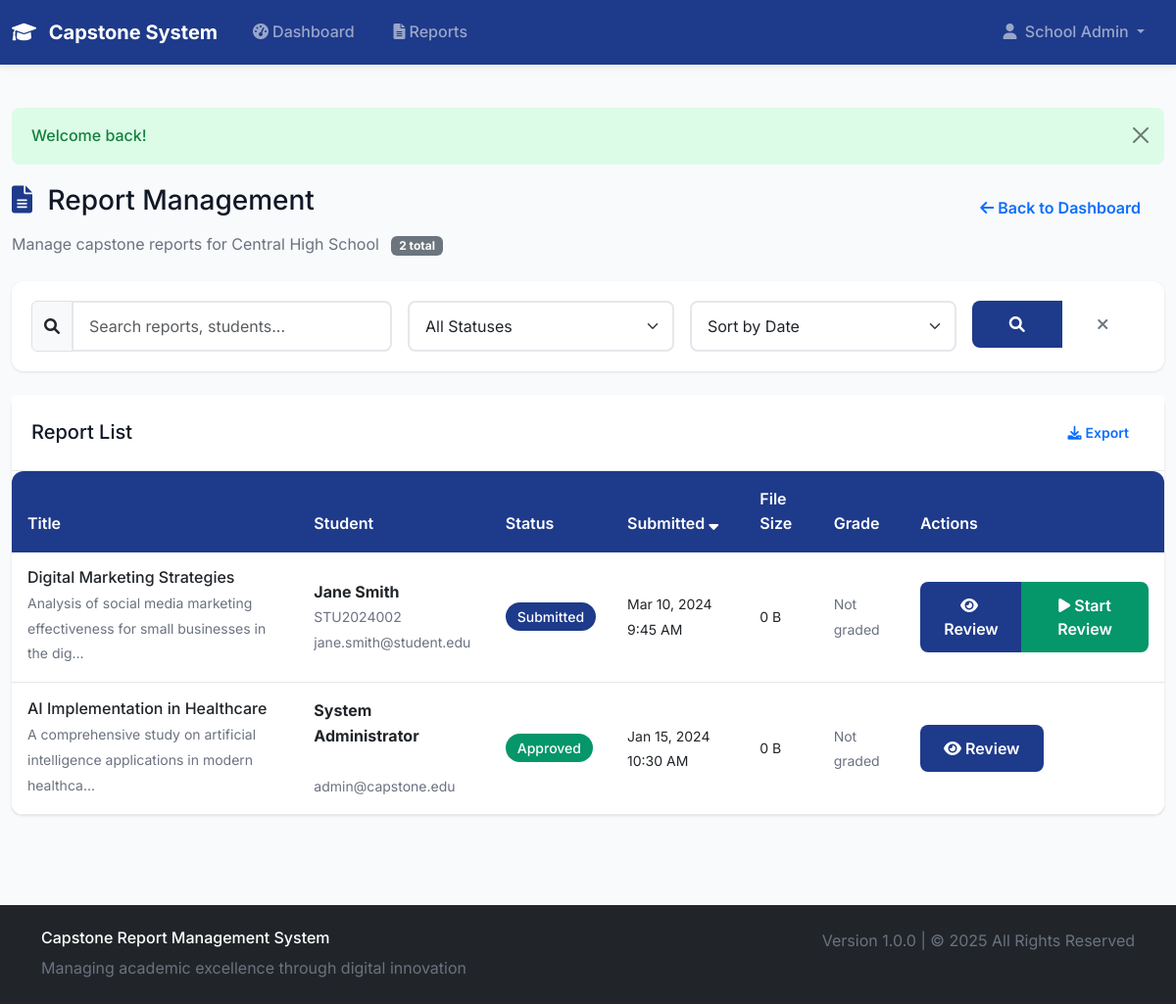
/school/view_reports.php (signed in), run on the app's committed database.
### tables this page shows
CREATE TABLE reports (
    id INT AUTO_INCREMENT PRIMARY KEY,
    title VARCHAR(255) NOT NULL,
    description TEXT,
    student_id INT NOT NULL,
    school_id INT NOT NULL,
    file_path VARCHAR(500),
    file_name VARCHAR(255),
    file_size INT,
    status ENUM('submitted', 'under_review', 'approved', 'rejected', 'revision_required') DEFAULT 'submitted',
    admin_comments TEXT,
    school_comments TEXT,
    submission_date TIMESTAMP DEFAULT CURRENT_TIMESTAMP,
    reviewed_at TIMESTAMP NULL,
    reviewed_by_admin INT,
    reviewed_by_school BOOLEAN DEFAULT FALSE,
    grade VARCHAR(10),
    FOREIGN KEY (student_id) REFERENCES users(id) ON DELETE CASCADE,
    FOREIGN KEY (school_id) REFERENCES schools(id) ON DELETE CASCADE,
    FOREIGN KEY (reviewed_by_admin) REFERENCES users(id) ON DELETE SET NULL
);

CREATE TABLE users (
    id INT AUTO_INCREMENT PRIMARY KEY,
    username VARCHAR(100) UNIQUE NOT NULL,
    email VARCHAR(255) UNIQUE NOT NULL,
    password VARCHAR(255) NOT NULL,
    first_name VARCHAR(100) NOT NULL,
    last_name VARCHAR(100) NOT NULL,
    role ENUM('student', 'admin') NOT NULL,
    student_id VARCHAR(50),
    school_id INT,
    id_photo_path VARCHAR(500),
    status ENUM('active', 'inactive') DEFAULT 'active',
    created_at TIMESTAMP DEFAULT CURRENT_TIMESTAMP,
    FOREIGN KEY (school_id) REFERENCES schools(id) ON DELETE SET NULL
);

### config/config.php (called while the page is built, shortened)
<?php
require_once __DIR__ . '/database.php';
require_once __DIR__ . '/../includes/functions.php';
$db = new Database();
?>

### config/database.php (called while the page is built, shortened)
<?php
class Database {
    private $host = DB_HOST;
    private $username = DB_USERNAME;
    private $password = DB_PASSWORD;
    private $database = DB_NAME;
    private $connection;
    private function connect() {
        try {
            if (DB_TYPE === 'pgsql') {
                $port = defined('DB_PORT') ? DB_PORT : '5432';
                $this->connection = new PDO(
                    "pgsql:host={$this->host};port={$port};dbname={$this->database}",
                    $this->username,
                    $this->password,
                    [
                        PDO::ATTR_ERRMODE => PDO::ERRMODE_EXCEPTION,
                        PDO::ATTR_DEFAULT_FETCH_MODE => PDO::FETCH_ASSOC,
                        PDO::ATTR_EMULATE_PREPARES => false
                    ]
                );
            } else {
                $this->connection = new PDO(
                    "mysql:host={$this->host};dbname={$this->database};charset=utf8mb4",
                    $this->username,
                    $this->password,
                    [
                        PDO::ATTR_ERRMODE => PDO::ERRMODE_EXCEPTION,
                        PDO::ATTR_DEFAULT_FETCH_MODE => PDO::FETCH_ASSOC,
                        PDO::ATTR_EMULATE_PREPARES => false
                    ]
                );
            }
        } catch (PDOException $e) {
            die("Database connection failed: " . $e->getMessage());
        }
    }
    public function query($sql, $params = []) {
        try {
            $stmt = $this->connection->prepare($sql);
            $stmt->execute($params);
            return $stmt;
        } catch (PDOException $e) {
            error_log("Database query error: " . $e->getMessage());
            return false;
        }
    }
    public function fetchAll($sql, $params = []) {
        $stmt = $this->query($sql, $params);
        return $stmt ? $stmt->fetchAll() : [];
    }
    public function fetchOne($sql, $params = []) {
        $stmt = $this->query($sql, $params);
        return $stmt ? $stmt->fetch() : null;
    }
}
?>

### school/view_reports.php (the view, shortened to what this page needs)
<?php
require_once '../config/config.php';
$schoolId = $_SESSION['school_id'];
$schoolName = $_SESSION['school_name'];
$page = (int)($_GET['page'] ?? 1);
$perPage = 15;
$offset = ($page - 1) * $perPage;
$search = $_GET['search'] ?? '';
$statusFilter = $_GET['status'] ?? '';
$sortBy = $_GET['sort'] ?? 'submission_date';
$sortOrder = $_GET['order'] ?? 'DESC';
$conditions = ["r.school_id = ?"];
$params = [$schoolId];
$whereClause = implode(' AND ', $conditions);
$totalReports = $db->fetchOne(
    "SELECT COUNT(*) as count FROM reports r JOIN users u ON r.student_id = u.id WHERE $whereClause",
    $params
)['count'];
$reports = $db->fetchAll(
    "SELECT r.*, u.first_name, u.last_name, u.student_id, u.email
     FROM reports r
     JOIN users u ON r.student_id = u.id
     WHERE $whereClause
     ORDER BY $sortBy $sortOrder
     LIMIT $perPage OFFSET $offset",
    $params
);
require_once '../includes/header.php';
?>
<div class="row mb-4">
    <div class="col">
        <h1 class="h3 mb-3">
            <i class="fas fa-file-alt text-primary me-2"></i>
            Report Management
        </h1>
        <p class="text-muted mb-0">
            Manage capstone reports for <?php echo htmlspecialchars($schoolName); ?>
            <span class="badge bg-secondary ms-2"><?php echo $totalReports; ?> total</span>
        </p>
    </div>
    <div class="col-auto">
        <a href="dashboard.php" class="btn btn-outline-primary">
            <i class="fas fa-arrow-left me-1"></i>Back to Dashboard
        </a>
    </div>
</div>
<div class="card mb-4">
    <div class="card-body">
        <form method="GET" class="row g-3">
            <div class="col-md-4">
                <div class="input-group">
                    <span class="input-group-text">
                        <i class="fas fa-search"></i>
                    </span>
                    <input type="text" class="form-control" name="search"
                           value="<?php echo htmlspecialchars($search); ?>"
                           placeholder="Search reports, students...">
                </div>
            </div>
            <div class="col-md-3">
                <select class="form-select" name="status">
                    <option value="">All Statuses</option>
                </select>
            </div>
            <div class="col-md-3">
                <select class="form-select" name="sort">
                    <option value="submission_date" <?php echo $sortBy === 'submission_date' ? 'selected' : ''; ?>>Sort by Date</option>
                </select>
            </div>
            <div class="col-md-2">
                <div class="btn-group w-100">
                    <button type="submit" class="btn btn-primary">
                        <i class="fas fa-search"></i>
                    </button>
                    <a href="view_reports.php" class="btn btn-outline-secondary">
                        <i class="fas fa-times"></i>
                    </a>
                </div>
            </div>
        </form>
    </div>
</div>
<div class="card">
    <div class="card-header d-flex justify-content-between align-items-center">
        <h5 class="mb-0">
            Report List
        </h5>
        <?php if (!empty($reports)): ?>
            <div class="btn-group">
                <button class="btn btn-sm btn-outline-primary" onclick="exportTable('reportsTable', 'school_reports')">
                    <i class="fas fa-download me-1"></i>Export
                </button>
            </div>
        <?php endif; ?>
    </div>
    <div class="card-body p-0">
        <?php if (empty($reports)): ?>
            <div class="text-center py-5">
                <i class="fas fa-file-alt fa-3x text-muted mb-3"></i>
                <h6 class="text-muted">No reports found</h6>
                <?php if ($search || $statusFilter): ?>
                    <p class="text-muted mb-3">Try adjusting your search criteria</p>
                    <a href="view_reports.php" class="btn btn-outline-primary">
                        <i class="fas fa-times me-1"></i>Clear Filters
                    </a>
                <?php else: ?>
                    <p class="text-muted mb-0">Reports from students will appear here once submitted</p>
                <?php endif; ?>
            </div>
        <?php else: ?>
            <div class="table-responsive">
                <table class="table table-hover mb-0" id="reportsTable">
                    <thead>
                        <tr>
                            <th>
                                <a href="?sort=title&order=<?php echo $sortBy === 'title' && $sortOrder === 'ASC' ? 'DESC' : 'ASC'; ?>&search=<?php echo urlencode($search); ?>&status=<?php echo urlencode($statusFilter); ?>" class="text-decoration-none text-white">
                                    Title
                                </a>
                            </th>
                            <th>
                                <a href="?sort=first_name&order=<?php echo $sortBy === 'first_name' && $sortOrder === 'ASC' ? 'DESC' : 'ASC'; ?>&search=<?php echo urlencode($search); ?>&status=<?php echo urlencode($statusFilter); ?>" class="text-decoration-none text-white">
                                    Student
                                </a>
                            </th>
                            <th>
                                <a href="?sort=status&order=<?php echo $sortBy === 'status' && $sortOrder === 'ASC' ? 'DESC' : 'ASC'; ?>&search=<?php echo urlencode($search); ?>&status=<?php echo urlencode($statusFilter); ?>" class="text-decoration-none text-white">
                                    Status
                                </a>
                            </th>
                            <th>
                                <a href="?sort=submission_date&order=<?php echo $sortBy === 'submission_date' && $sortOrder === 'ASC' ? 'DESC' : 'ASC'; ?>&search=<?php echo urlencode($search); ?>&status=<?php echo urlencode($statusFilter); ?>" class="text-decoration-none text-white">
                                    Submitted
                                    <?php if ($sortBy === 'submission_date'): ?>
                                        <i class="fas fa-sort-<?php echo $sortOrder === 'ASC' ? 'up' : 'down'; ?>"></i>
                                    <?php endif; ?>
                                </a>
                            </th>
                            <th>File Size</th>
                            <th>Grade</th>
                            <th>Actions</th>
                        </tr>
                    </thead>
                    <tbody>
                        <?php foreach ($reports as $report): ?>
                            <tr class="searchable-row">
                                <td>
                                    <div>
                                        <h6 class="mb-1"><?php echo htmlspecialchars($report['title']); ?></h6>
                                        <?php if ($report['description']): ?>
                                            <small class="text-muted">
                                                <?php echo htmlspecialchars(substr($report['description'], 0, 80)) . (strlen($report['description']) > 80 ? '...' : ''); ?>
                                            </small>
                                        <?php endif; ?>
                                    </div>
                                </td>
                                <td>
                                    <div>
                                        <strong><?php echo htmlspecialchars($report['first_name'] . ' ' . $report['last_name']); ?></strong>
                                        <br>
                                        <small class="text-muted"><?php echo htmlspecialchars($report['student_id']); ?></small>
                                        <br>
                                        <small class="text-muted"><?php echo htmlspecialchars($report['email']); ?></small>
                                    </div>
                                </td>
                                <td>
                                    <span class="status-badge status-<?php echo $report['status']; ?>">
                                        <?php echo ucfirst(str_replace('_', ' ', $report['status'])); ?>
                                    </span>
                                </td>
                                <td>
                                    <small><?php echo formatDate($report['submission_date']); ?></small>
                                </td>
                                <td>
                                    <small><?php echo formatFileSize($report['file_size']); ?></small>
                                </td>
                                <td>
                                    <?php if ($report['grade']): ?>
                                        <span class="badge bg-success">
                                            <?php echo htmlspecialchars($report['grade']); ?>
                                        </span>
                                    <?php else: ?>
                                        <small class="text-muted">Not graded</small>
                                    <?php endif; ?>
                                </td>
                                <td>
                                    <div class="btn-group btn-group-sm">
                                        <a href="manage_report.php?id=<?php echo $report['id']; ?>" class="btn btn-primary">
                                            <i class="fas fa-eye me-1"></i>Review
                                        </a>
                                        <?php if ($report['status'] === 'submitted'): ?>
                                            <button type="button" class="btn btn-success" onclick="updateStatus(<?php echo $report['id']; ?>, 'under_review')">
                                                <i class="fas fa-play me-1"></i>Start Review
                                            </button>
                                        <?php endif; ?>
                                    </div>
                                </td>
                            </tr>
                        <?php endforeach; ?>
                    </tbody>
                </table>
            </div>
        <?php endif; ?>
    </div>
</div>
<?php require_once '../includes/footer.php'; ?>

### assets/css/style.css (style rules this page uses)
:root { --primary-color: #1E3A8A; --secondary-color: #059669; --background-color: #F9FAFB; --text-color: #111827; --accent-color: #7C3AED; --warning-color: #F59E0B; --light-gray: #E5E7EB; --medium-gray: #6B7280; --dark-gray: #374151; }
* { margin: 0; padding: 0; box-sizing: border-box; }
body { font-family: 'Inter', 'Source Sans Pro', -apple-system, BlinkMacSystemFont, sans-serif; background-color: var(--background-color); color: var(--text-color); line-height: 1.6; }
.text-primary { color: var(--primary-color) !important; }
.btn-primary { background-color: var(--primary-color); border-color: var(--primary-color); }
.btn-success { background-color: var(--secondary-color); border-color: var(--secondary-color); }
.card { border: none; border-radius: 12px; box-shadow: 0 1px 3px rgba(0, 0, 0, 0.1); margin-bottom: 20px; transition: all 0.3s ease; }
.card-header { background-color: white; border-bottom: 1px solid var(--light-gray); padding: 20px; font-weight: 600; color: var(--text-color); }
.card-body { padding: 20px; }
.status-badge { padding: 6px 12px; border-radius: 20px; font-size: 0.875rem; font-weight: 500; text-transform: capitalize; }
.status-submitted { background-color: var(--primary-color); color: white; }
.status-approved { background-color: var(--secondary-color); color: white; }
.form-control, .form-select { border: 2px solid var(--light-gray); border-radius: 8px; padding: 12px 16px; font-size: 1rem; transition: all 0.3s ease; }
.table { background-color: white; border-radius: 12px; overflow: hidden; box-shadow: 0 1px 3px rgba(0, 0, 0, 0.1); }
.table thead th { background-color: var(--primary-color); color: white; font-weight: 600; padding: 16px; border: none; }
.table tbody td { padding: 16px; vertical-align: middle; border-bottom: 1px solid var(--light-gray); }
.btn { border-radius: 8px; padding: 12px 24px; font-weight: 600; font-size: 1rem; transition: all 0.3s ease; border: none; }
.btn-sm { padding: 8px 16px; font-size: 0.875rem; }
.text-muted { color: var(--medium-gray) !important; }

### data on the page
reports: title "Digital Marketing Strategies", description "Analysis of social media marketing effectiveness for small businesses in the dig", student.last_name "Jane Smith", student.student_id "STU2024002", student.email "jane.smith@student.edu", status "Submitted", submission_date "Mar 10, 2024 9:45 AM", file_size "0 B", shows "Not graded"
reports: title "AI Implementation in Healthcare", description "A comprehensive study on artificial intelligence applications in modern healthca", student.last_name "System Administrator", student.email "admin@capstone.edu", status "Approved", submission_date "Jan 15, 2024 10:30 AM", file_size "0 B", shows "Not graded"

### other printed values
$message "Welcome back!"
$schoolName "Central High School"
$totalReports "2"
APP_VERSION "1.0.0"
